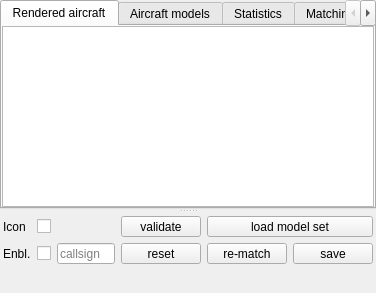
<?xml version="1.0" encoding="UTF-8"?>
<ui version="4.0">
 <class>CMappingComponent</class>
 <widget class="QFrame" name="CMappingComponent">
  <property name="geometry">
   <rect>
    <x>0</x>
    <y>0</y>
    <width>376</width>
    <height>293</height>
   </rect>
  </property>
  <property name="windowTitle">
   <string>Mapping component</string>
  </property>
  <layout class="QVBoxLayout" name="vl_MappingComponent">
   <property name="leftMargin">
    <number>0</number>
   </property>
   <property name="topMargin">
    <number>0</number>
   </property>
   <property name="rightMargin">
    <number>0</number>
   </property>
   <property name="bottomMargin">
    <number>0</number>
   </property>
   <item>
    <widget class="QSplitter" name="sp_MappingComponentSplitter">
     <property name="orientation">
      <enum>Qt::Vertical</enum>
     </property>
     <widget class="QTabWidget" name="tw_SpecializedViews">
      <property name="currentIndex">
       <number>0</number>
      </property>
      <widget class="QWidget" name="tb_CurrentMappings">
       <attribute name="title">
        <string>Rendered aircraft</string>
       </attribute>
       <layout class="QVBoxLayout" name="vl_CurrentMappings">
        <property name="leftMargin">
         <number>0</number>
        </property>
        <property name="topMargin">
         <number>0</number>
        </property>
        <property name="rightMargin">
         <number>0</number>
        </property>
        <property name="bottomMargin">
         <number>0</number>
        </property>
        <item>
         <widget class="swift::gui::views::CSimulatedAircraftView" name="tvp_RenderedAircraft">
          <property name="sizePolicy">
           <sizepolicy hsizetype="Preferred" vsizetype="Preferred">
            <horstretch>0</horstretch>
            <verstretch>0</verstretch>
           </sizepolicy>
          </property>
          <property name="selectionMode">
           <enum>QAbstractItemView::SingleSelection</enum>
          </property>
          <property name="selectionBehavior">
           <enum>QAbstractItemView::SelectRows</enum>
          </property>
          <attribute name="verticalHeaderVisible">
           <bool>false</bool>
          </attribute>
         </widget>
        </item>
       </layout>
      </widget>
      <widget class="QWidget" name="tb_AircraftModels">
       <attribute name="title">
        <string>Aircraft models</string>
       </attribute>
       <layout class="QVBoxLayout" name="vl_AircraftModels">
        <property name="leftMargin">
         <number>0</number>
        </property>
        <property name="topMargin">
         <number>0</number>
        </property>
        <property name="rightMargin">
         <number>0</number>
        </property>
        <property name="bottomMargin">
         <number>0</number>
        </property>
        <item>
         <widget class="swift::gui::views::CAircraftModelView" name="tvp_AircraftModels">
          <property name="selectionMode">
           <enum>QAbstractItemView::SingleSelection</enum>
          </property>
          <property name="selectionBehavior">
           <enum>QAbstractItemView::SelectRows</enum>
          </property>
          <attribute name="verticalHeaderVisible">
           <bool>false</bool>
          </attribute>
         </widget>
        </item>
       </layout>
      </widget>
      <widget class="QWidget" name="tb_Statistics">
       <attribute name="title">
        <string>Statistics</string>
       </attribute>
       <layout class="QVBoxLayout" name="vl_Statistics">
        <property name="leftMargin">
         <number>0</number>
        </property>
        <property name="topMargin">
         <number>0</number>
        </property>
        <property name="rightMargin">
         <number>0</number>
        </property>
        <property name="bottomMargin">
         <number>0</number>
        </property>
        <item>
         <widget class="swift::gui::components::CMatchingStatisticsComponent" name="comp_Statistics"/>
        </item>
       </layout>
      </widget>
      <widget class="QWidget" name="tb_MatchingLog">
       <attribute name="title">
        <string>Matching log</string>
       </attribute>
       <layout class="QVBoxLayout" name="vl_MatchingLog">
        <property name="leftMargin">
         <number>0</number>
        </property>
        <property name="topMargin">
         <number>0</number>
        </property>
        <property name="rightMargin">
         <number>0</number>
        </property>
        <property name="bottomMargin">
         <number>0</number>
        </property>
        <item>
         <widget class="swift::gui::components::CModelMatcherLogComponent" name="comp_MatchingLog"/>
        </item>
       </layout>
      </widget>
     </widget>
     <widget class="QFrame" name="fr_AircraftModifications">
      <property name="maximumSize">
       <size>
        <width>16777215</width>
        <height>80</height>
       </size>
      </property>
      <layout class="QGridLayout" name="gl_AircraftModifications" columnstretch="0,0,0,0,0,0">
       <property name="leftMargin">
        <number>3</number>
       </property>
       <property name="topMargin">
        <number>3</number>
       </property>
       <property name="rightMargin">
        <number>3</number>
       </property>
       <property name="bottomMargin">
        <number>3</number>
       </property>
       <item row="0" column="3">
        <widget class="QPushButton" name="pb_ValidateModelSet">
         <property name="text">
          <string>validate</string>
         </property>
        </widget>
       </item>
       <item row="0" column="0">
        <widget class="QLabel" name="lbl_AircraftIcon">
         <property name="text">
          <string>Icon</string>
         </property>
        </widget>
       </item>
       <item row="1" column="4">
        <widget class="QPushButton" name="pb_DoMatchingAgain">
         <property name="toolTip">
          <string>do all matchings again</string>
         </property>
         <property name="text">
          <string>re-match</string>
         </property>
        </widget>
       </item>
       <item row="1" column="5">
        <widget class="QPushButton" name="pb_SaveAircraft">
         <property name="toolTip">
          <string>save selected model</string>
         </property>
         <property name="text">
          <string>save</string>
         </property>
        </widget>
       </item>
       <item row="1" column="3">
        <widget class="QPushButton" name="pb_ResetAircraft">
         <property name="toolTip">
          <string>reset model by callsign</string>
         </property>
         <property name="text">
          <string>reset</string>
         </property>
         <property name="icon">
          <iconset resource="../../misc/misc.qrc">
           <normaloff>:/pastel/icons/pastel/16/arrow-refresh.png</normaloff>:/pastel/icons/pastel/16/arrow-refresh.png</iconset>
         </property>
        </widget>
       </item>
       <item row="1" column="2">
        <widget class="QLineEdit" name="le_Callsign">
         <property name="toolTip">
          <string>callsign of aircraft</string>
         </property>
         <property name="maxLength">
          <number>15</number>
         </property>
         <property name="readOnly">
          <bool>true</bool>
         </property>
         <property name="placeholderText">
          <string>callsign</string>
         </property>
        </widget>
       </item>
       <item row="0" column="4" colspan="2">
        <widget class="QPushButton" name="pb_LoadModels">
         <property name="toolTip">
          <string>load model set</string>
         </property>
         <property name="text">
          <string>load model set</string>
         </property>
        </widget>
       </item>
       <item row="1" column="0">
        <widget class="QLabel" name="lbl_Aircraft">
         <property name="toolTip">
          <string>aircraft enabled</string>
         </property>
         <property name="text">
          <string>Enbl.</string>
         </property>
        </widget>
       </item>
       <item row="0" column="2">
        <widget class="swift::gui::components::CSimulatorSelector" name="comp_SimulatorSelector">
         <property name="minimumSize">
          <size>
           <width>50</width>
           <height>0</height>
          </size>
         </property>
        </widget>
       </item>
       <item row="2" column="0" colspan="6">
        <widget class="swift::gui::components::CAircraftModelStringCompleter" name="completer_ModelStrings">
         <property name="minimumSize">
          <size>
           <width>0</width>
           <height>20</height>
          </size>
         </property>
        </widget>
       </item>
       <item row="0" column="1">
        <widget class="QCheckBox" name="cb_AircraftIconDisplayed">
         <property name="toolTip">
          <string>show / hide icon of aircraft</string>
         </property>
         <property name="text">
          <string/>
         </property>
         <property name="checked">
          <bool>false</bool>
         </property>
        </widget>
       </item>
       <item row="1" column="1">
        <widget class="QCheckBox" name="cb_AircraftEnabled">
         <property name="toolTip">
          <string>aircraft enabled/disable</string>
         </property>
         <property name="text">
          <string/>
         </property>
        </widget>
       </item>
      </layout>
     </widget>
    </widget>
   </item>
  </layout>
 </widget>
 <customwidgets>
  <customwidget>
   <class>swift::gui::views::CAircraftModelView</class>
   <extends>QTableView</extends>
   <header>gui/views/aircraftmodelview.h</header>
  </customwidget>
  <customwidget>
   <class>swift::gui::components::CSimulatorSelector</class>
   <extends>QFrame</extends>
   <header>gui/components/simulatorselector.h</header>
   <container>1</container>
  </customwidget>
  <customwidget>
   <class>swift::gui::views::CSimulatedAircraftView</class>
   <extends>QTableView</extends>
   <header>gui/views/simulatedaircraftview.h</header>
  </customwidget>
  <customwidget>
   <class>swift::gui::components::CModelMatcherLogComponent</class>
   <extends>QFrame</extends>
   <header>gui/components/modelmatcherlogcomponent.h</header>
   <container>1</container>
  </customwidget>
  <customwidget>
   <class>swift::gui::components::CAircraftModelStringCompleter</class>
   <extends>QFrame</extends>
   <header>gui/components/aircraftmodelstringcompleter.h</header>
   <container>1</container>
  </customwidget>
  <customwidget>
   <class>swift::gui::components::CMatchingStatisticsComponent</class>
   <extends>QFrame</extends>
   <header>gui/components/matchingstatisticscomponent.h</header>
   <container>1</container>
  </customwidget>
 </customwidgets>
 <tabstops>
  <tabstop>tw_SpecializedViews</tabstop>
  <tabstop>tvp_RenderedAircraft</tabstop>
  <tabstop>cb_AircraftIconDisplayed</tabstop>
  <tabstop>pb_ValidateModelSet</tabstop>
  <tabstop>cb_AircraftEnabled</tabstop>
  <tabstop>le_Callsign</tabstop>
  <tabstop>pb_ResetAircraft</tabstop>
  <tabstop>pb_DoMatchingAgain</tabstop>
  <tabstop>pb_SaveAircraft</tabstop>
  <tabstop>tvp_AircraftModels</tabstop>
 </tabstops>
 <resources>
  <include location="../../misc/misc.qrc"/>
 </resources>
 <connections/>
</ui>
